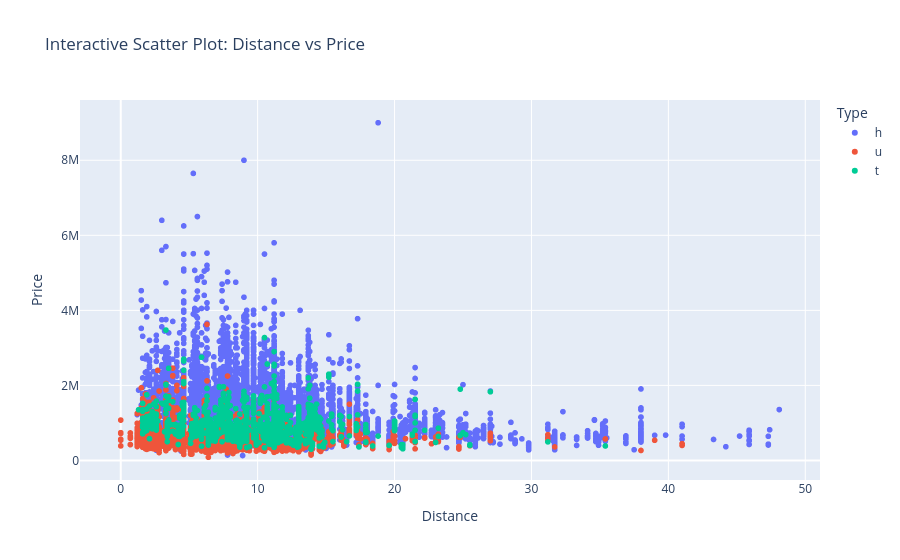

The cell this chart's notebook holds for it:
### Code cell
import plotly.express as px 
fig = px.scatter(df,
                 x='Distance',         
                 y='Price',            
                 color='Type',         
                 hover_data=['Suburb', 'Rooms'],  
                 title="Interactive Scatter Plot: Distance vs Price")

fig.show()

### Figure 1 — Plotly figure (JSON) as saved in the notebook; plotly's stock layout.template omitted (floating-point values rounded to 4 significant figures; data arrays with more than 128 entries replaced by an {"elided": "..."} marker saying what was removed)
{"data": [{"customdata": {"elided": "9449x2 mixed values"}, "hovertemplate": "Type=h<br>Distance=%{x}<br>Price=%{y}<br>Suburb=%{customdata[0]}<br>Rooms=%{customdata[1]}<extra></extra>", "legendgroup": "h", "marker": {"color": "#636efa", "symbol": "circle"}, "mode": "markers", "name": "h", "showlegend": true, "type": "scattergl", "x": {"elided": "9449 float values"}, "xaxis": "x", "y": {"elided": "9449 float values"}, "yaxis": "y"}, {"customdata": {"elided": "3017x2 mixed values"}, "hovertemplate": "Type=u<br>Distance=%{x}<br>Price=%{y}<br>Suburb=%{customdata[0]}<br>Rooms=%{customdata[1]}<extra></extra>", "legendgroup": "u", "marker": {"color": "#EF553B", "symbol": "circle"}, "mode": "markers", "name": "u", "showlegend": true, "type": "scattergl", "x": {"elided": "3017 float values"}, "xaxis": "x", "y": {"elided": "3017 float values"}, "yaxis": "y"}, {"customdata": {"elided": "1114x2 mixed values"}, "hovertemplate": "Type=t<br>Distance=%{x}<br>Price=%{y}<br>Suburb=%{customdata[0]}<br>Rooms=%{customdata[1]}<extra></extra>", "legendgroup": "t", "marker": {"color": "#00cc96", "symbol": "circle"}, "mode": "markers", "name": "t", "showlegend": true, "type": "scattergl", "x": {"elided": "1114 float values"}, "xaxis": "x", "y": {"elided": "1114 float values"}, "yaxis": "y"}], "layout": {"legend": {"title": {"text": "Type"}, "tracegroupgap": 0}, "title": {"text": "Interactive Scatter Plot: Distance vs Price"}, "xaxis": {"anchor": "y", "domain": [0, 1], "title": {"text": "Distance"}}, "yaxis": {"anchor": "x", "domain": [0, 1], "title": {"text": "Price"}}}}
